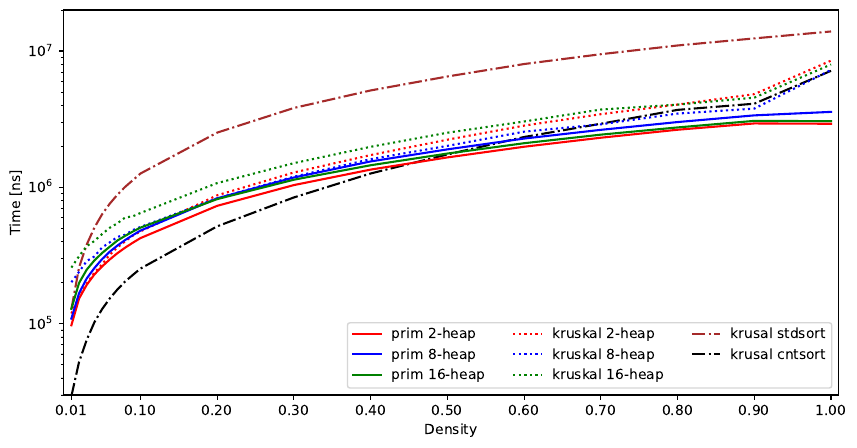

Source code (Python):
#!/usr/bin/env python3
import re
import matplotlib.pyplot as plt
from pathlib import Path
from matplotlib.lines import Line2D
import matplotlib.patches as mpatches
from matplotlib.figure import figaspect

nodes = [500]
degrees = [0.01, 0.02, 0.03, 0.04, 0.05, 0.06, 0.07, 0.08, 0.09, 0.1, 0.2, 0.3, 0.4, 0.5, 0.6, 0.7, 0.8, 0.9, 1.0]
weights = [1000]

text = Path("mst-density.bench").read_text()
lines = [line for line in text.splitlines()][3:]
searches = [re.search("BM_(.*)/(\d+)/(\d+)/(\d+) *(\d+) *.*", l) for l in lines]
groups = [s.groups() for s in searches if s]

values = dict()
for (name, n,d,w,t) in groups:
    if name not in values: values[name] = []
    values[name].append((nodes[int(n)], degrees[int(d)], weights[int(w)], int(t)))

fig, ax = plt.subplots(figsize=(10,5))

def add(name, nodes, color, linestyle):
    x = [v[1] for v in values[name] if v[0] == nodes]
    y = [v[3] for v in values[name] if v[0] == nodes]
    ax.plot(x, y, color=color, linestyle=linestyle)


add('Kruskal',         500, "brown", "-.")
add('KruskalCounting', 500, "black", "-.")

add('Kruskal2Heap',    500, "red", ":")
add('KruskalD8Heap',   500, "blue", ":")
add('KruskalD16Heap',  500, "green", ":")
#add('KruskalFHeap',    500, "pink", ":")

add('Prim2Heap',   500, "red", "-")
add('PrimD8Heap',  500, "blue", "-")
add('PrimD16Heap', 500, "green", "-")
#add('PrimFHeap',   500, "pink", "-")

# add('Edmonds2Heap',   500, "k", "--")
# add('EdmondsD8Heap',  500, "k", "--")
# add('EdmondsD16Heap', 500, "k", "--")
# add('EdmondsFHeap',   500, "k", "--")


kruskal_stdsort = Line2D([0], [0], label='krusal stdsort',  color='brown', linestyle='-.')
kruskal_cntsort = Line2D([0], [0], label='krusal cntsort',  color='black', linestyle='-.')

kruskal_d2heap = Line2D([0], [0], label='kruskal 2-heap',  color='red', linestyle=':')
kruskal_d8heap = Line2D([0], [0],  label='kruskal 8-heap', color='blue', linestyle=':')
kruskal_d16heap = Line2D([0], [0],  label='kruskal 16-heap', color='green', linestyle=':')

prim_d2heap = Line2D([0], [0], label='prim 2-heap',  color='red', linestyle='-')
prim_d8heap = Line2D([0], [0],  label='prim 8-heap', color='blue', linestyle='-')
prim_d16heap = Line2D([0], [0],  label='prim 16-heap', color='green', linestyle='-')

ax.legend(handles=[
    prim_d2heap, prim_d8heap, prim_d16heap,
    kruskal_d2heap, kruskal_d8heap, kruskal_d16heap,
    kruskal_stdsort, kruskal_cntsort
], ncol=3)

ax.axis([0.0, 1.01, 3*10**4, 2*10**7])
ax.set_xticks([0.01, 0.1, 0.2, 0.3, 0.4, 0.5, 0.6, 0.7, 0.8, 0.9, 1.0])
plt.yscale("log", base=10)

plt.xlabel("Density")
plt.ylabel("Time [ns]")

#plt.show()
plt.savefig('mst-density.png', bbox_inches='tight')
